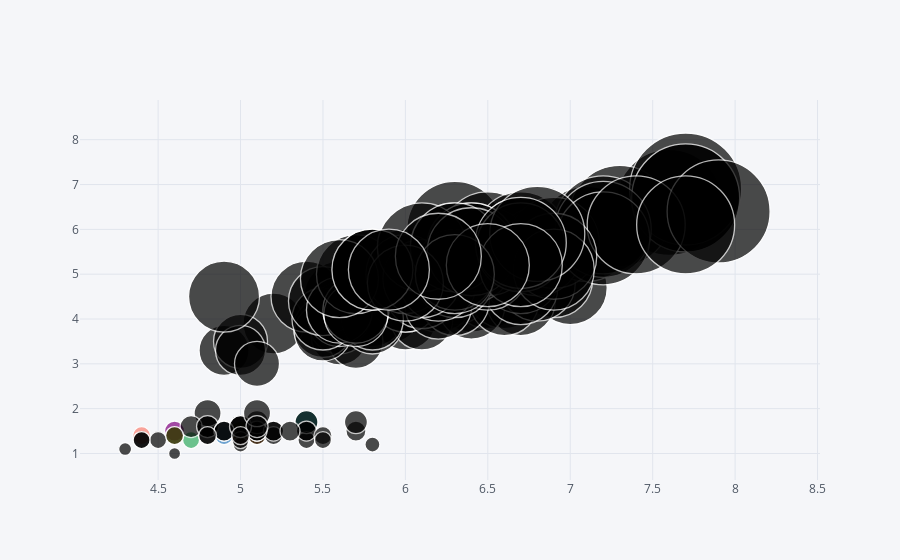

Here is the notebook cell this chart was saved with:
### Code cell
ik1.iplot(kind='bubble',x='SepalLengthCm',y='PetalLengthCm', size ='PetalLengthCm')
'''
1. 
2. 
'''

### Figure 1 — Plotly figure (JSON) as saved in the notebook; plotly's stock layout.template omitted (floating-point values rounded to 4 significant figures; data arrays with more than 128 entries replaced by an {"elided": "..."} marker saying what was removed)
{"data": [{"marker": {"color": ["rgb(255, 153, 51)", "rgb(55, 128, 191)", "rgb(50, 171, 96)", "rgb(128, 0, 128)", "rgb(219, 64, 82)", "rgb(0, 128, 128)", "rgb(255, 255, 51)", "rgb(128, 128, 0)", "rgb(251, 128, 114)", "rgb(128, 177, 211)"], "line": {"width": 1.3}, "size": {"elided": "150 int values"}, "symbol": "circle"}, "mode": "markers", "text": "", "type": "scatter", "x": {"elided": "150 float values"}, "y": {"elided": "150 float values"}}], "layout": {"legend": {"bgcolor": "#F5F6F9", "font": {"color": "#4D5663"}}, "paper_bgcolor": "#F5F6F9", "plot_bgcolor": "#F5F6F9", "title": {"font": {"color": "#4D5663"}}, "xaxis": {"gridcolor": "#E1E5ED", "showgrid": true, "tickfont": {"color": "#4D5663"}, "title": {"font": {"color": "#4D5663"}, "text": ""}, "zerolinecolor": "#E1E5ED"}, "yaxis": {"gridcolor": "#E1E5ED", "showgrid": true, "tickfont": {"color": "#4D5663"}, "title": {"font": {"color": "#4D5663"}, "text": ""}, "zerolinecolor": "#E1E5ED"}}}
